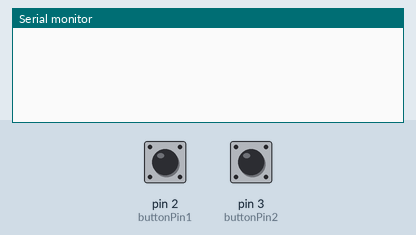
The sketch below on a simulated Arduino Uno, built with avr-gcc and run on an emulated ATmega328P. Shown: the last lines printed to the serial monitor. The test bench sets the inputs (shaded band); at power-on: pin 2 (buttonPin1) HIGH, pin 3 (buttonPin2) HIGH.

Above: at 1.2 s.
1.3 s: pin 2 (buttonPin1) pulled LOW for 0.15 s
At 2.3 s:
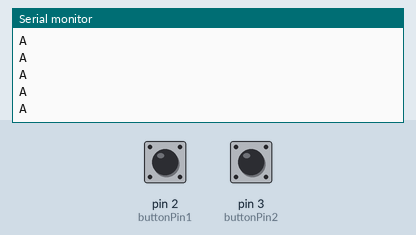
2.9 s: pin 3 (buttonPin2) pulled LOW for 0.15 s
At 3.5 s:
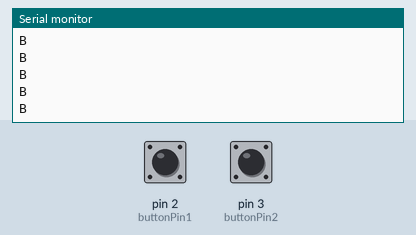

Measured:
- after the input at 1.3 s, the serial monitor: prints a new line after 0.07 s (image 1)
- after the input at 2.9 s, the serial monitor: prints a new line after 0.07 s (image 2)

The sketch:

sketch_oct03a_0.ino
```cpp
const int buttonPin1 = 2;     // the number of the pushbutton pin
const int buttonPin2 = 3;     // the number of the pushbutton pin

int buttonState1 = 0;         // variable for reading the pushbutton status
int buttonState2 = 0;

void setup()                    // run once, when the sketch starts
{
  Serial.begin(9600);           // set up Serial library at 9600 bps
  pinMode(buttonPin1, INPUT_PULLUP);
  pinMode(buttonPin2, INPUT_PULLUP);
}

void loop()                       // run over and over again
{
  Serial.println(GetButton());

}

String GetButton(){
  String button;
  if(digitalRead(buttonPin1)==LOW){
    button="UP";
  }
  if(digitalRead(buttonPin2)==LOW){
    button= "DOWN";
  }
  if(digitalRead(buttonPin1)==LOW){
    button="LEFT";
  }
  if(digitalRead(buttonPin2)==LOW){
    button= "B";
  }
  if(digitalRead(buttonPin1)==LOW){
    button="A";
  }
  if(digitalRead(buttonPin2)==LOW){
    button= "B";
  }
  if(digitalRead(buttonPin1)==LOW){
    button="A";
  }
  if(digitalRead(buttonPin2)==LOW){
    button= "B";
  }
  return button;
}
```
